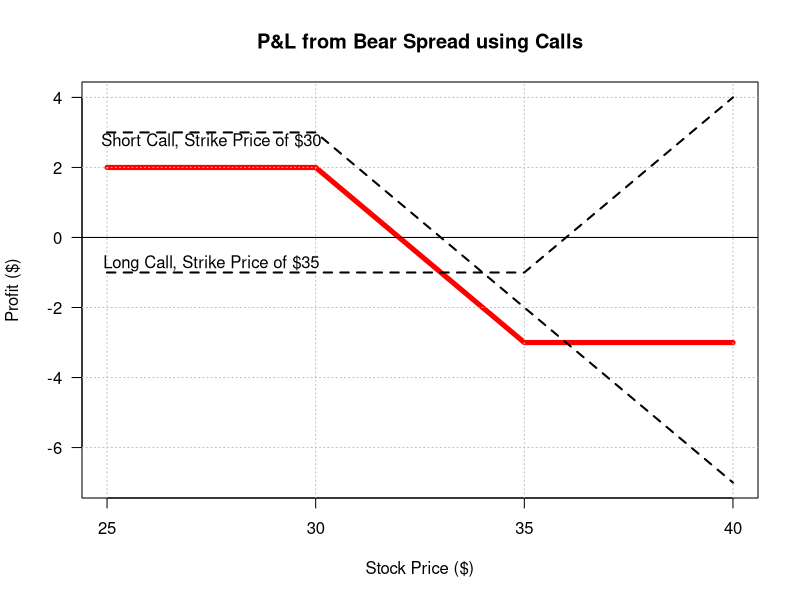

Recreate this plot in R.
spread.bear.call <- function(k1, k2, c1, c2){ # Bear Spread using calls
  
  if (isTRUE(k1 >= k2)){ message("Short Call can't be higher than Long Call") }
  
  else { # if strike prices are fine, let us calculate long and short calls:
    
    L <- rbind(cbind(seq(k1 - 5, k2, 1), -c1), # Long Call
               cbind(seq(k2 + 1, k2 + 5, 1), seq(k2 - 4 - k1, k2 - k1, 1) - 1))
    
    S <- rbind(cbind(seq(k1 - 5, k1, 1), c2),
               cbind(seq(k1 + 1, k2 + 5, 1), c2 - seq(1, 10, 1))) # Short Call
    
    colnames(L) <- c("Stock Price", "Profit from Long Call") # Column names         
    colnames(S) <- c("Stock Price", "Profit from Short Call")       
    
    DF <- merge(L, S, by = "Stock Price") # Merge stock and option data frames
    
    DF$`Total Payoff` <- DF[,2] + DF[,3] # Column for total pay-off from calls
    
    plot(x = DF[,1], y = DF[,4], las = 1, ylab = "Profit ($)", type = "l",
         xlab = "Stock Price ($)", ylim = c(min(DF[,2:4]), max(DF[,2:4])),
         main = "P&L from Bear Spread using Calls", lwd = 5, col = "red")
    
    grid(nx = NULL, ny = NULL, col = "grey", lty = 3) # Grid & lines for calls
    
    for (n in 2:3){ lines(x = DF[,1], y = DF[,n], lwd = 2, lty = 2) }
    
    abline(h = 0) # Break Even line
    
    text(x = k1-2.5, y = 2.75, sprintf("Short Call, Strike Price of $%s", k1))
    text(x = k1-2.5, y = -0.75, sprintf("Long Call, Strike Price of $%s", k2))
    
    DF } # Display data frame
}
spread.bear.call(30, 35, 1, 3) # Test
